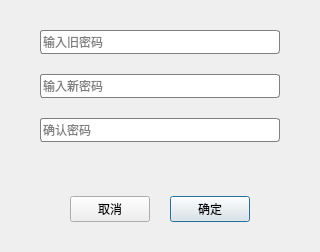
<?xml version="1.0" encoding="UTF-8"?>
<ui version="4.0">
 <class>ChangePassword</class>
 <widget class="QWidget" name="ChangePassword">
  <property name="geometry">
   <rect>
    <x>0</x>
    <y>0</y>
    <width>299</width>
    <height>252</height>
   </rect>
  </property>
  <property name="windowTitle">
   <string>修改密码</string>
  </property>
  <property name="styleSheet">
   <string notr="true">
QLineEdit
{
	border:1px solid gray;
	border-radius:3px;
	min-height:22px;
}

QLineEdit:focus
{
	border:1px solid  rgb(45, 208, 207);
}</string>
  </property>
  <layout class="QVBoxLayout" name="verticalLayout">
   <property name="spacing">
    <number>20</number>
   </property>
   <property name="leftMargin">
    <number>40</number>
   </property>
   <property name="topMargin">
    <number>30</number>
   </property>
   <property name="rightMargin">
    <number>40</number>
   </property>
   <property name="bottomMargin">
    <number>30</number>
   </property>
   <item>
    <widget class="QLineEdit" name="lineEditOldPwd">
     <property name="echoMode">
      <enum>QLineEdit::PasswordEchoOnEdit</enum>
     </property>
     <property name="placeholderText">
      <string>输入旧密码</string>
     </property>
    </widget>
   </item>
   <item>
    <widget class="QLineEdit" name="lineEditNewPwd1">
     <property name="echoMode">
      <enum>QLineEdit::PasswordEchoOnEdit</enum>
     </property>
     <property name="placeholderText">
      <string>输入新密码</string>
     </property>
    </widget>
   </item>
   <item>
    <widget class="QLineEdit" name="lineEditNewPwd2">
     <property name="echoMode">
      <enum>QLineEdit::PasswordEchoOnEdit</enum>
     </property>
     <property name="placeholderText">
      <string>确认密码</string>
     </property>
    </widget>
   </item>
   <item>
    <spacer name="verticalSpacer">
     <property name="orientation">
      <enum>Qt::Vertical</enum>
     </property>
     <property name="sizeHint" stdset="0">
      <size>
       <width>20</width>
       <height>40</height>
      </size>
     </property>
    </spacer>
   </item>
   <item>
    <layout class="QHBoxLayout" name="horizontalLayout">
     <property name="spacing">
      <number>20</number>
     </property>
     <property name="leftMargin">
      <number>30</number>
     </property>
     <property name="rightMargin">
      <number>30</number>
     </property>
     <item>
      <widget class="QPushButton" name="btnCancel">
       <property name="text">
        <string>取消</string>
       </property>
      </widget>
     </item>
     <item>
      <widget class="QPushButton" name="btnOK">
       <property name="text">
        <string>确定</string>
       </property>
       <property name="default">
        <bool>true</bool>
       </property>
      </widget>
     </item>
    </layout>
   </item>
  </layout>
 </widget>
 <layoutdefault spacing="6" margin="11"/>
 <resources/>
 <connections/>
</ui>
